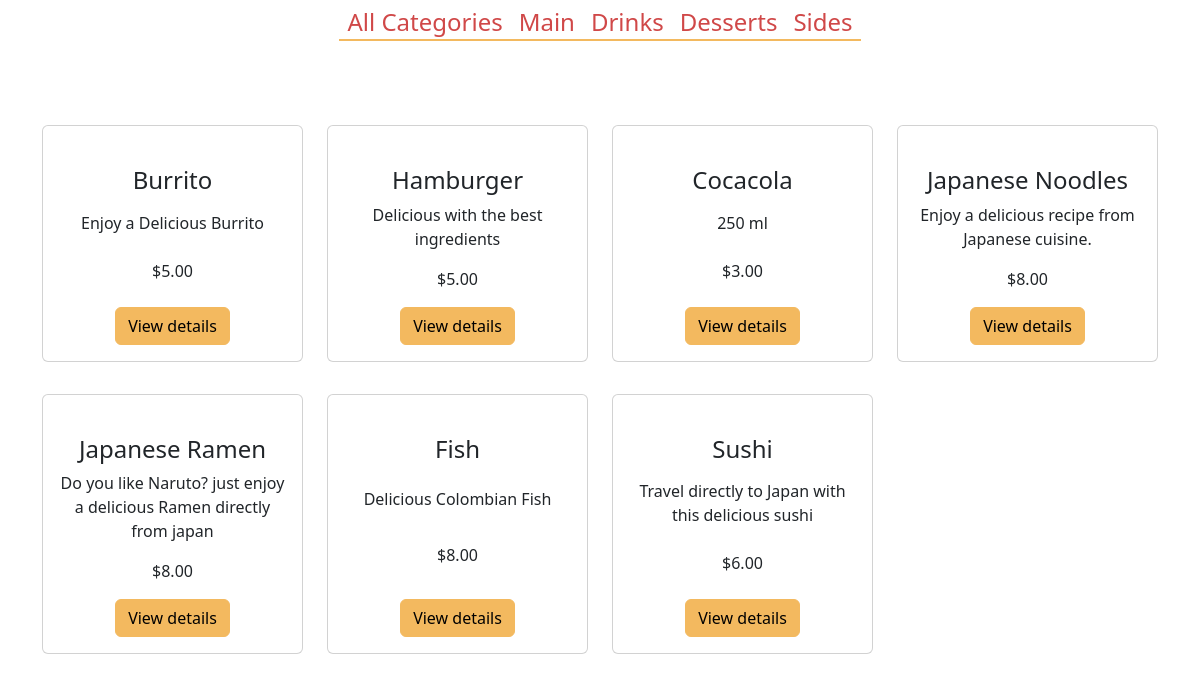
The app's page / (lower part), older data.
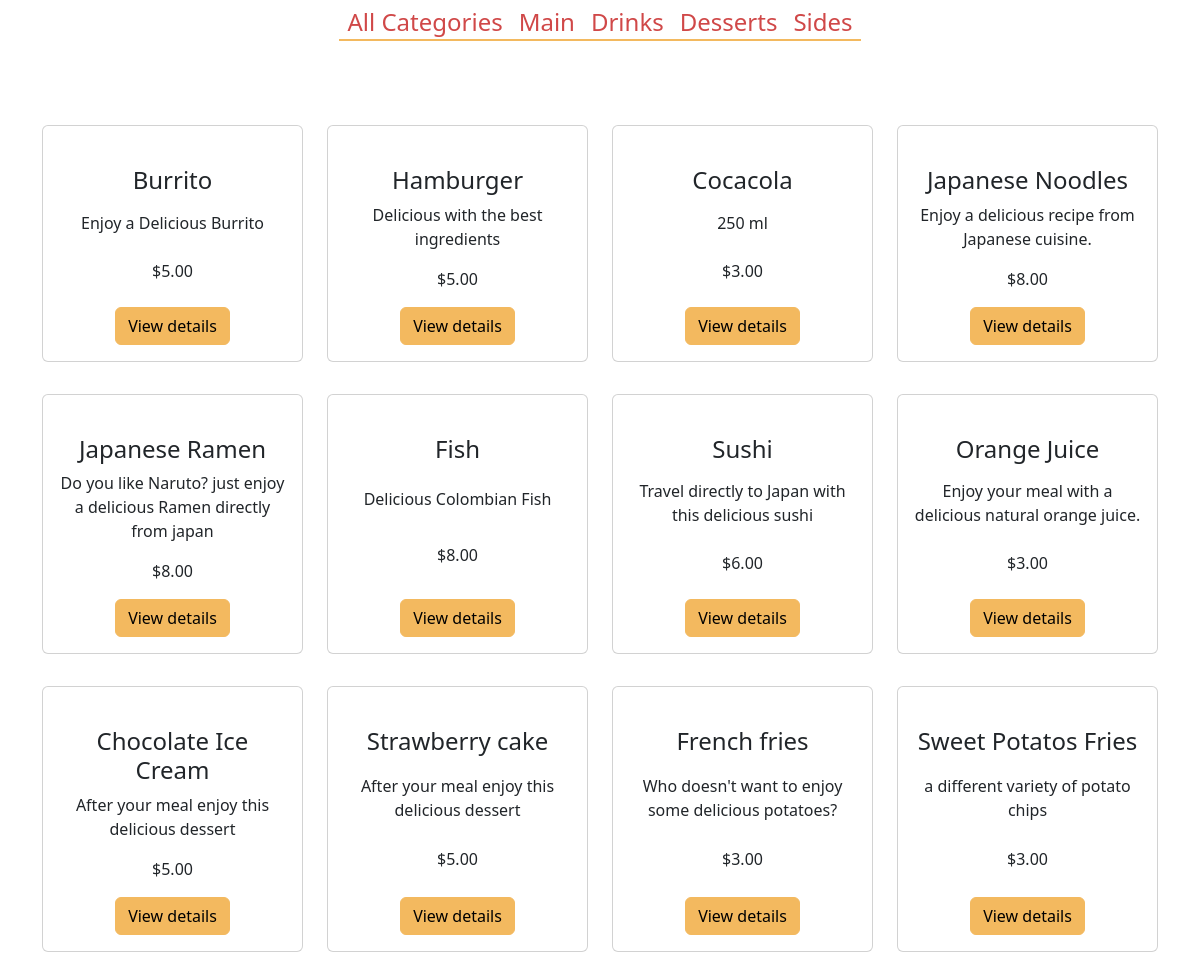
The same page, newer data.
### food/models.py (models this page shows, shortened)
class Category(models.Model):
    name = models.CharField(max_length=200)
    created = models.DateTimeField(auto_now_add=True)
    updated = models.DateTimeField(auto_now=True)
    class Meta:
        verbose_name = 'Category'
        verbose_name_plural = 'Categories'

class Items(models.Model):
    product_type = models.ForeignKey(Category, on_delete=models.RESTRICT,  related_name='products')
    item_name = models.CharField(max_length=200)
    item_description = models.CharField(max_length=200)
    item_price = models.DecimalField( max_digits = 5, decimal_places=2)
    imagen = models.ImageField(upload_to='food', null=True, blank=True)
    created_at = models.DateTimeField(auto_now_add=True)
    updated_at = models.DateTimeField(auto_now=True)

### food/views.py (the view)
# urls.py: path("", views.home, name="home"),
def home(request, category_id=None):
    if category_id:
        objCategory = Category.objects.get(id=category_id)
        product_list = objCategory.products.all()
        category_list = Category.objects.all()
        context = {
            'category_list': category_list,
            'product_list': product_list,
        }
    else:
        category_list = Category.objects.all()
        item_list = Items.objects.all()
        context = {
            "product_list": item_list,
            "category_list": category_list,
        }
    return render(request, 'food/index.html', context)

### food/templates/food/index.html (shortened to what this page needs)
{% extends "food/base.html" %}
    {% block content %}
   <div class="container-fluid">
    <div class="d-flex justify-content-center bg-transparent" style="width: 100%;">
        <nav class="navbar navbar-expand-lg ">
            <div class="offcanvas offcanvas-end" tabindex="-1" id="navbarOffcanvasLg" aria-labelledby="navbarOffcanvasLgLabel">
                <div class="offcanvas-body">
                    <ul class="navbar-nav me-auto mb-2 mb-lg-0">
                        <li class="nav-item">
                            <a class="nav-link active red_color" aria-current="page" href="{% url 'food:home' %}">
                                <h4>All Categories</h4>
                            </a>
                        </li>
                        {% for category in category_list %}
                        <li class="nav-item">
                            <a class="nav-link active red_color" aria-current="page" href="{% url 'food:ProductsByCategory' category.id %}">
                                <h4>{{ category.name }}</h4>
                            </a>
                        </li>
                        {% endfor %}
                    </ul>
                </div>
            </div>
        </nav>
    </div>
</div>
    <div class=" bg-body-light ">
        <div class="container ">
            <div class="row py-5  justify-content-start ">
                {% for item in product_list %}
                <div class="col-12 col-sm-6 col-lg-3 d-flex text-center justify-content-start py-3">
                    <div class="card h-100 d-flex flex-column " style="width: 18rem;">
                        <div class="card-body d-flex flex-column">
                            <a href="{{ item.imagen.url }}" class=""><img src="{{ item.imagen.url }}" class="img-fluid"
                                    style="height: 210px;" alt=""></a>
                            <h4>{{ item.item_name }}</h4>
                            <p class="mt-auto">
                                {{ item.item_description }}
                            </p>
                            <p class="mt-auto">
                                ${{ item.item_price }}
                            </p>
                            <div class="mt-auto">
                                <a data-bs-toggle="modal" data-bs-target="#detallesModal{{ item.id }}"
                                    class="btn btn-info" style="background-color: #F3B95F; border-color: #F3B95F;">
                                    View details
                                </a>
                            </div>
                        </div>
                    </div>
                </div>
                {% endfor %}
            </div>
        </div>
        {% endblock %}

Row changes from the older to the newer data that the page shows:
added Items: item_name "Orange Juice", item_description "Enjoy your meal with a delicious natural orange juice.", item_price "3.00"
added Items: item_name "Chocolate Ice Cream", item_description "After your meal enjoy this delicious dessert", item_price "5.00"
added Items: item_name "Strawberry cake", item_description "After your meal enjoy this delicious dessert", item_price "5.00"
added Items: item_name "French fries", item_description "Who doesn't want to enjoy some delicious potatoes?", item_price "3.00"
added Items: item_name "Sweet Potatos Fries", item_description "a different variety of potato chips", item_price "3.00"
